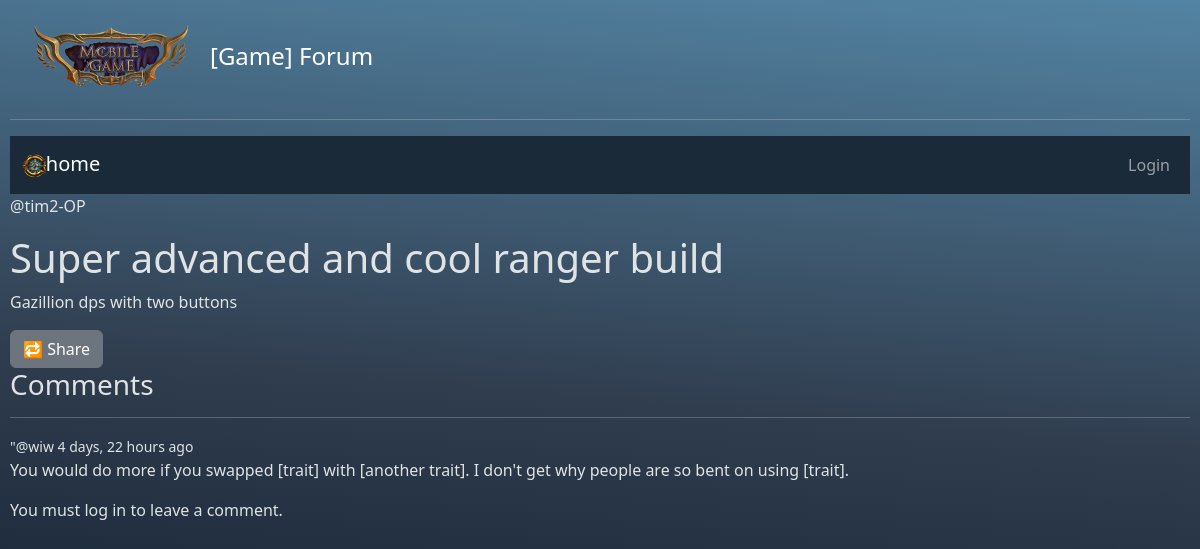
Page /room/10/ on the earlier database version.
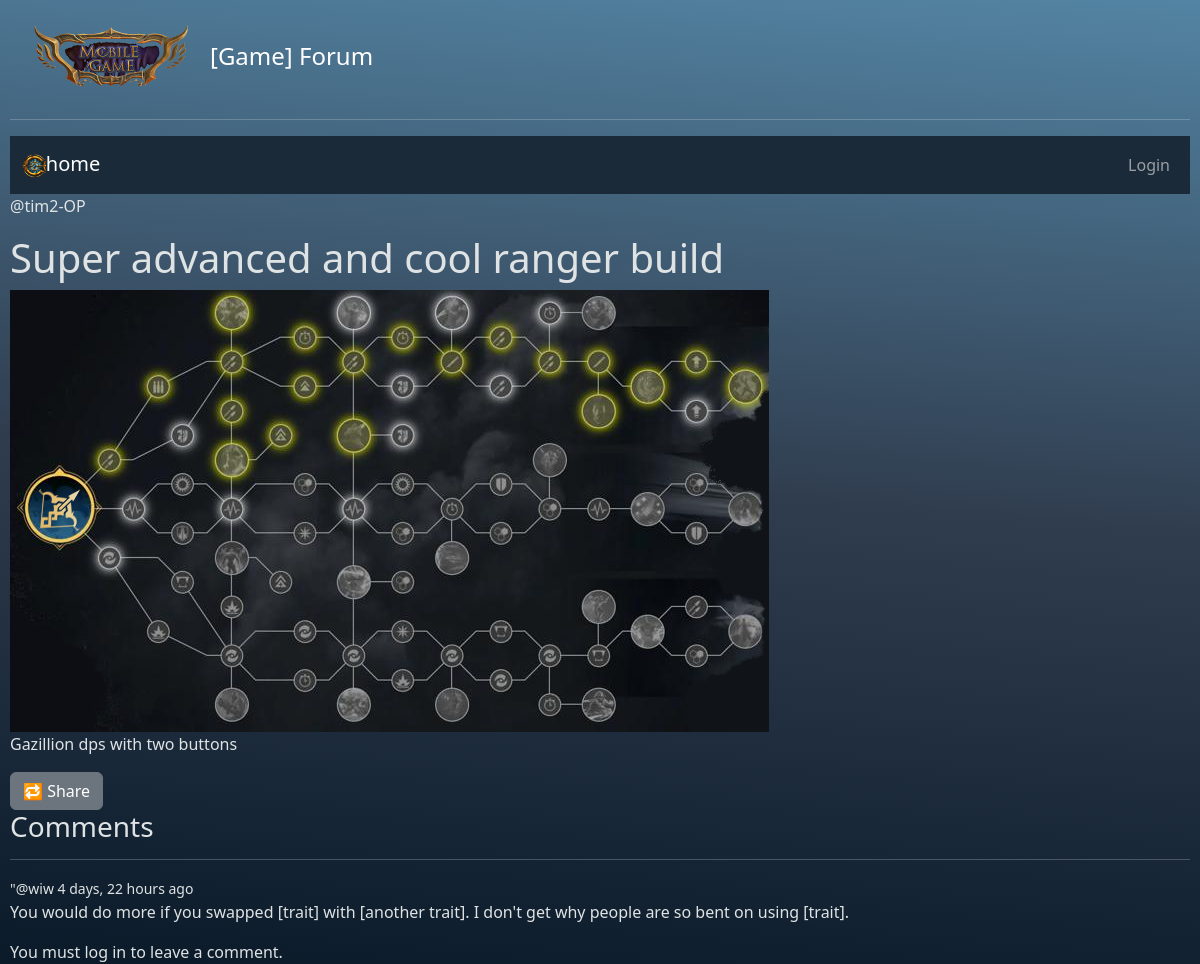
Same page on the later database version.
### base/models.py (models this page shows, shortened)
class Room(models.Model):
    host = models.ForeignKey(settings.AUTH_USER_MODEL,on_delete = models.SET_NULL,null = True, related_name="posts")
    topic=models.ForeignKey(Topic,on_delete=models.SET_NULL,null=True)
    name = models.CharField(max_length=200)
    description =models.TextField(null=True, blank=True)
    image = models.ImageField(upload_to='room_images/', blank=True,null=True)
    updated=models.DateTimeField(auto_now=True)
    created=models.DateTimeField(auto_now_add=True)
    likes = models.ManyToManyField(settings.AUTH_USER_MODEL, related_name='liked_rooms',blank=True)
    class Meta:
        ordering = ['-updated', '-created']
        permissions = [
            ("can_delete_any_room", "Can delete any room")
        ]

### base/views.py (the view, shortened to what this page needs)
# urls.py: path('room/<str:pk>/', views.room, name='room'),
def room(request, pk):
   room = get_object_or_404(Room, pk=pk)
   comments = room.message_set.all().order_by('-created')
   context = {'room':room, 'comments':comments}
   return render(request, 'base/room.html', context)

### base/templates/base/room.html (shortened to what this page needs)
{% extends 'main.html' %}
{% block content %}
<div class="post-container">
<p><a href="{% url 'usermanager:user-profile' room.host.id %}">@{{room.host}}</a>-OP</p>
<h1>{{room.name}}</h1>
  {% if room.image %}
    <img src="{{ room.image.url }}" alt="{{ room.name }}">
  {% endif %}
<p>{{room.description}}</p>
<a class="btn btn-secondary"
     href="{% url 'base:share-room' room.id %}">
    🔁 Share
  </a>
<div class="comment-wrapper">
   <h3>Comments</h3>
   <hr>
  {% for message in comments %}
   <div>
      <small><a href="{% url 'usermanager:user-profile' message.user.id %}">"@{{message.user}}</a> {{message.created|timesince}} ago</small>
       {% if message.deleted_by_moderator %}
      <p class="deleted-placeholder">
        [Removed by moderator]
      </p>
      {% else %}
      <p>{{ message.body }}</p>
       {% endif %}
   </div>
   {% endfor %}
   <div class="comment-form">
       {% if request.user.is_authenticated %}
      <form method="POST" action="">
         {% csrf_token %}
         <input type="text" name="body" placeholder="Write your comment here"/>
      </form>
      {% else %}
      <div class="login-prompt">
        <p>You must <a href="{% url 'usermanager:user-login' %}">log in</a> to leave a comment.</p>
      </div>
      {% endif %}
   </div>
</div>
</div>
{% endblock content %}

Differences in the rows shown:
changed Room "Super advanced and cool ranger build": image: picture added
